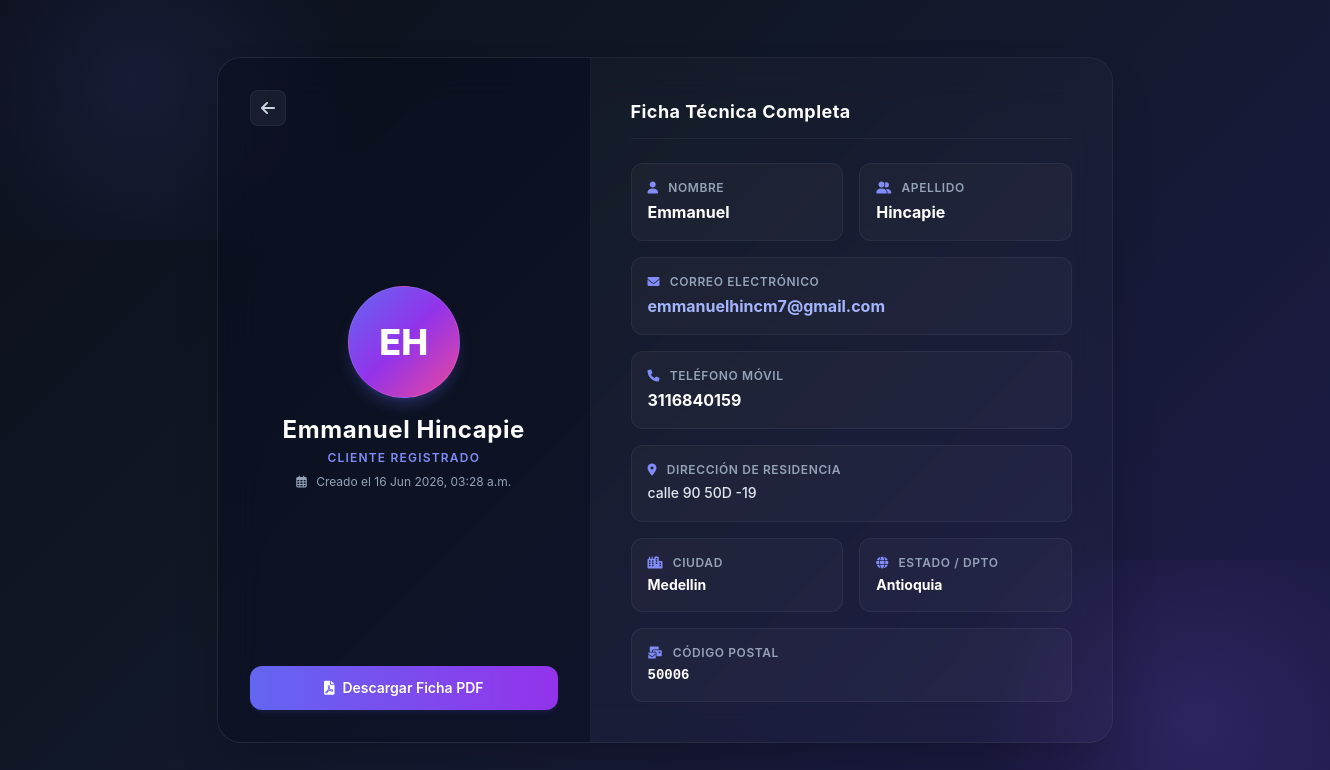
The page /view_record/1/ (signed in) on the database its author committed.
### dcrm/website/models.py (models this page shows, shortened)
class Cliente(models.Model):
    letras_regex = RegexValidator(r'^[a-zA-ZáéíóúÁÉÍÓÚñÑ\s]+$', 'Solo se permiten letras y espacios en este campo.')
    telefono_regex = RegexValidator(r'^\+?[\d\s\-\(\)]+$', 'El número de teléfono contiene caracteres no válidos.')
    alfa_num_regex = RegexValidator(r'^[a-zA-Z0-9áéíóúÁÉÍÓÚñÑ\s\.,#-]+$', 'Contiene caracteres especiales no permitidos.')
    fecha_registro = models.DateTimeField(auto_now_add=True)
    nombre = models.CharField(max_length=100, validators=[letras_regex])
    apellido = models.CharField(max_length=100, validators=[letras_regex])
    correo = models.EmailField()
    telefono = models.CharField(max_length=20, validators=[telefono_regex])
    direccion = models.CharField(max_length=255, validators=[alfa_num_regex])
    ciudad = models.CharField(max_length=100, validators=[letras_regex])
    estado = models.CharField(max_length=100, validators=[letras_regex])
    codigo_postal = models.CharField(max_length=20, validators=[RegexValidator(r'^[\d\-a-zA-Z]+$', 'Formato de código postal no válido')])

### dcrm/website/views.py (the view)
# urls.py: path('view_record/<int:pk>/', views.view_record, name='view_record'),
@login_required(login_url='home')
@role_required('Usuario', 'admin')
def view_record(request, pk):
    cliente = get_object_or_404(Cliente, pk=pk)
    user_roles = set(request.user.roles.values_list('name', flat=True))
    is_admin = 'admin' in user_roles or request.user.is_superuser
    context = {
        'cliente': cliente,
        'is_admin': is_admin,
    }
    if is_htmx(request):
        return render(request, 'view_record_partial.html', context)
    return render(request, 'view_record.html', context)

### dcrm/website/views.py (called while the page is built)
def is_htmx(request):
    return request.headers.get('Hx-Request') == 'true'

### dcrm/website/templates/view_record.html (shortened to what this page needs)
{% load static %}
<!doctype html>
<html lang="es">
<head>
    <script src="{% static 'js/tailwindcss.js' %}"></script>
    <link href="{% static 'css/all.min.css' %}" rel="stylesheet">
</head>
<body class="py-12 px-4">
    <div class="glass-card w-full max-w-4xl rounded-3xl shadow-2xl overflow-hidden grid grid-cols-1 md:grid-cols-12 border border-white/5 relative z-10">
        <div class="md:col-span-5 bg-slate-950/40 p-8 flex flex-col justify-between items-center text-center border-r border-white/5">
            <div class="w-full flex justify-start">
                <a href="{% url 'dashboard' %}" class="h-9 w-9 rounded-lg bg-white/5 hover:bg-white/10 text-slate-300 hover:text-white transition flex items-center justify-center border border-white/5" title="Regresar al Dashboard">
                    <i class="fas fa-arrow-left"></i>
                </a>
            </div>
            <div class="my-6 flex flex-col items-center">
                <div class="h-28 w-28 rounded-full bg-gradient-to-br from-indigo-500 via-purple-600 to-pink-500 flex items-center justify-center text-white text-4xl font-extrabold shadow-lg shadow-indigo-500/25 border border-white/10 mb-4 animate-pulse">
                    {{ cliente.nombre|slice:":1" }}{{ cliente.apellido|slice:":1" }}
                </div>
                <h1 class="text-2xl font-bold text-white tracking-wide">{{ cliente.nombre }} {{ cliente.apellido }}</h1>
                <div class="text-xs text-indigo-400 font-semibold uppercase tracking-widest mt-1">Cliente Registrado</div>
                <div class="text-xs text-slate-400 mt-2"><i class="far fa-calendar-alt mr-1.5"></i> Creado el {{ cliente.fecha_registro|date:"d M Y, h:i a" }}</div>
            </div>
            <div class="w-full flex flex-col gap-3 mt-4">
                <a href="{% url 'download_pdf' cliente.id %}" class="w-full bg-gradient-to-r from-indigo-500 to-purple-600 text-white py-3 rounded-xl font-semibold text-sm flex items-center justify-center gap-2 hover:opacity-90 transition shadow-md shadow-indigo-500/10">
                    <i class="fas fa-file-pdf"></i> Descargar Ficha PDF
                </a>
            </div>
        </div>
        <div class="md:col-span-7 p-8 md:p-10 flex flex-col justify-center">
            <h2 class="text-lg font-bold text-white mb-6 border-b border-white/5 pb-3 tracking-wide">Ficha Técnica Completa</h2>
            <div class="grid grid-cols-1 sm:grid-cols-2 gap-4">
                <div class="glass-inner rounded-xl p-4">
                    <div class="text-xs text-slate-400 uppercase font-semibold tracking-wider mb-1"><i class="fas fa-user mr-1.5 text-indigo-400"></i> Nombre</div>
                    <div class="text-white font-bold text-base">{{ cliente.nombre }}</div>
                </div>
                <div class="glass-inner rounded-xl p-4">
                    <div class="text-xs text-slate-400 uppercase font-semibold tracking-wider mb-1"><i class="fas fa-user-friends mr-1.5 text-indigo-400"></i> Apellido</div>
                    <div class="text-white font-bold text-base">{{ cliente.apellido }}</div>
                </div>
                <div class="glass-inner rounded-xl p-4 sm:col-span-2">
                    <div class="text-xs text-slate-400 uppercase font-semibold tracking-wider mb-1"><i class="fas fa-envelope mr-1.5 text-indigo-400"></i> Correo Electrónico</div>
                    <a href="mailto:{{ cliente.correo }}" class="text-indigo-300 hover:text-indigo-200 font-bold text-base hover:underline block break-all">{{ cliente.correo }}</a>
                </div>
                <div class="glass-inner rounded-xl p-4 sm:col-span-2">
                    <div class="text-xs text-slate-400 uppercase font-semibold tracking-wider mb-1"><i class="fas fa-phone mr-1.5 text-indigo-400"></i> Teléfono Móvil</div>
                    <a href="tel:{{ cliente.telefono }}" class="text-white font-bold text-base hover:underline block">{{ cliente.telefono }}</a>
                </div>
                <div class="glass-inner rounded-xl p-4 sm:col-span-2">
                    <div class="text-xs text-slate-400 uppercase font-semibold tracking-wider mb-1"><i class="fas fa-map-marker-alt mr-1.5 text-indigo-400"></i> Dirección de Residencia</div>
                    <div class="text-slate-200 font-medium text-sm leading-relaxed">{{ cliente.direccion }}</div>
                </div>
                <div class="glass-inner rounded-xl p-4">
                    <div class="text-xs text-slate-400 uppercase font-semibold tracking-wider mb-1"><i class="fas fa-city mr-1.5 text-indigo-400"></i> Ciudad</div>
                    <div class="text-white font-bold text-sm">{{ cliente.ciudad }}</div>
                </div>
                <div class="glass-inner rounded-xl p-4">
                    <div class="text-xs text-slate-400 uppercase font-semibold tracking-wider mb-1"><i class="fas fa-globe mr-1.5 text-indigo-400"></i> Estado / Dpto</div>
                    <div class="text-white font-bold text-sm">{{ cliente.estado }}</div>
                </div>
                <div class="glass-inner rounded-xl p-4 sm:col-span-2">
                    <div class="text-xs text-slate-400 uppercase font-semibold tracking-wider mb-1"><i class="fas fa-mail-bulk mr-1.5 text-indigo-400"></i> Código Postal</div>
                    <div class="text-white font-mono font-bold text-sm">{{ cliente.codigo_postal }}</div>
                </div>
            </div>
        </div>
    </div>
</body>
</html>

### dcrm/website/templates/view_record.html (style rules this page uses)
body { background: linear-gradient(135deg, #0b0f19 0%, #111827 40%, #1e1b4b 100%); font-family: 'Inter', sans-serif; min-height: 100vh; color: #f3f4f6; position: relative; overflow-x: hidden; display: flex; align-items: center; justify-content: center; }
body::before { content: ''; position: absolute; top: -10%; left: -10%; width: 40%; height: 40%; background: radial-gradient(circle, rgba(99, 102, 241, 0.12) 0%, transparent 70%); pointer-events: none; }
body::after { content: ''; position: absolute; bottom: -10%; right: -10%; width: 40%; height: 40%; background: radial-gradient(circle, rgba(139, 92, 246, 0.15) 0%, transparent 70%); pointer-events: none; }
.glass-card { background: rgba(255, 255, 255, 0.02); border: 1px solid rgba(255, 255, 255, 0.08); backdrop-filter: blur(20px); -webkit-backdrop-filter: blur(20px); }
.glass-inner { background: rgba(255, 255, 255, 0.03); border: 1px solid rgba(255, 255, 255, 0.05); }

### rows shown on the page
Cliente: nombre "E", apellido "H", nombre "Emmanuel", apellido "Hincapie", fecha_registro "16 Jun 2026, 03:28 a.m.", correo "emmanuelhincm7@gmail.com", telefono "3116840159", direccion "calle 90 50D -19", ciudad "Medellin", estado "Antioquia", codigo_postal "50006"
